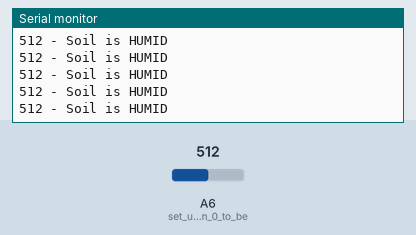
Recording of a sketch running on a simulated Arduino Nano, built with avr-gcc and run on an emulated ATmega328P. Parts: the last lines printed to the serial monitor. The test bench sets the inputs (shaded band); at power-on: A6 (set_up_analog_pin_0_to_be) = 512.

Above: at 3.1 s.
3.2 s: A6 (set_up_analog_pin_0_to_be) set to 360
At 3.24 s:
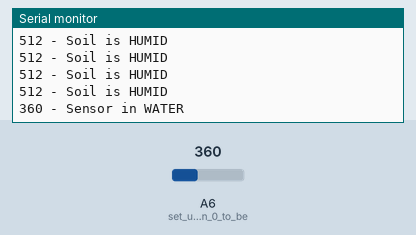
5.1 s: A6 (set_up_analog_pin_0_to_be) set to 387
At 5.11 s:
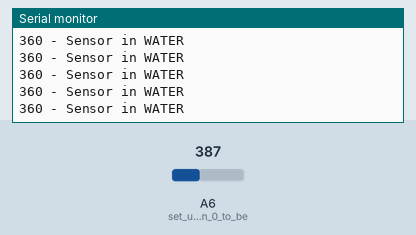

Measured:
- after the input at 3.2 s, the serial monitor: prints a new line at once (image 1)

The sketch:

SoilMoistureSensorYL_69.ino
```cpp
// Watch video here: https://www.youtube.com/watch?v=BKp4ib1UQj8

/* Connection pins:
Arduino     Soil Moisture Sensor YL-69
  A6             Analog A6
  5V               VCC
  GND              GND
*/

void setup()
{
  Serial.begin(9600);
  pinMode(A6, INPUT); //set up analog pin 0 to be input
}

void loop()
{
  int s = analogRead(A6); //take a sample
  Serial.print(s); Serial.print(" - ");

  if(s >= 1000) {
   Serial.println("Sensor is not in the Soil or DISCONNECTED");
  }
  if(s < 1000 && s >= 600) {
   Serial.println("Soil is DRY");
  }
  if(s < 600 && s >= 370) {
   Serial.println("Soil is HUMID");
  }
  if(s < 370) {
   Serial.println("Sensor in WATER");
  }
  delay(50);
}
```
